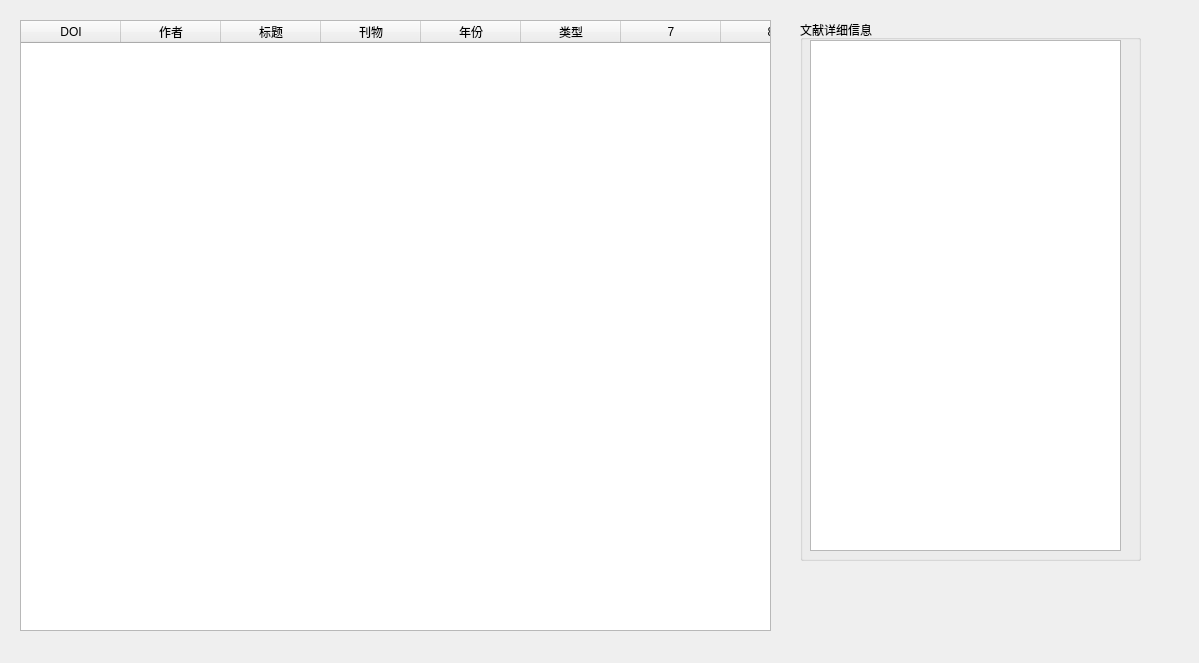
<?xml version="1.0" encoding="UTF-8"?>
<ui version="4.0">
 <class>admin</class>
 <widget class="QWidget" name="admin">
  <property name="geometry">
   <rect>
    <x>0</x>
    <y>0</y>
    <width>1199</width>
    <height>663</height>
   </rect>
  </property>
  <property name="windowTitle">
   <string>Form</string>
  </property>
  <widget class="QTableWidget" name="tableWidget">
   <property name="geometry">
    <rect>
     <x>20</x>
     <y>20</y>
     <width>751</width>
     <height>611</height>
    </rect>
   </property>
   <property name="horizontalScrollBarPolicy">
    <enum>Qt::ScrollBarAlwaysOff</enum>
   </property>
   <property name="editTriggers">
    <set>QAbstractItemView::NoEditTriggers</set>
   </property>
   <property name="columnCount">
    <number>12</number>
   </property>
   <column>
    <property name="text">
     <string>DOI</string>
    </property>
   </column>
   <column>
    <property name="text">
     <string>作者</string>
    </property>
   </column>
   <column>
    <property name="text">
     <string>标题</string>
    </property>
   </column>
   <column>
    <property name="text">
     <string>刊物</string>
    </property>
   </column>
   <column>
    <property name="text">
     <string>年份</string>
    </property>
   </column>
   <column>
    <property name="text">
     <string>类型</string>
    </property>
   </column>
   <column/>
   <column/>
   <column/>
   <column/>
   <column/>
   <column/>
  </widget>
  <widget class="QGroupBox" name="groupBox">
   <property name="geometry">
    <rect>
     <x>800</x>
     <y>20</y>
     <width>341</width>
     <height>541</height>
    </rect>
   </property>
   <property name="title">
    <string>文献详细信息</string>
   </property>
   <widget class="QListView" name="detailList">
    <property name="geometry">
     <rect>
      <x>10</x>
      <y>20</y>
      <width>311</width>
      <height>511</height>
     </rect>
    </property>
   </widget>
  </widget>
 </widget>
 <resources/>
 <connections/>
</ui>
